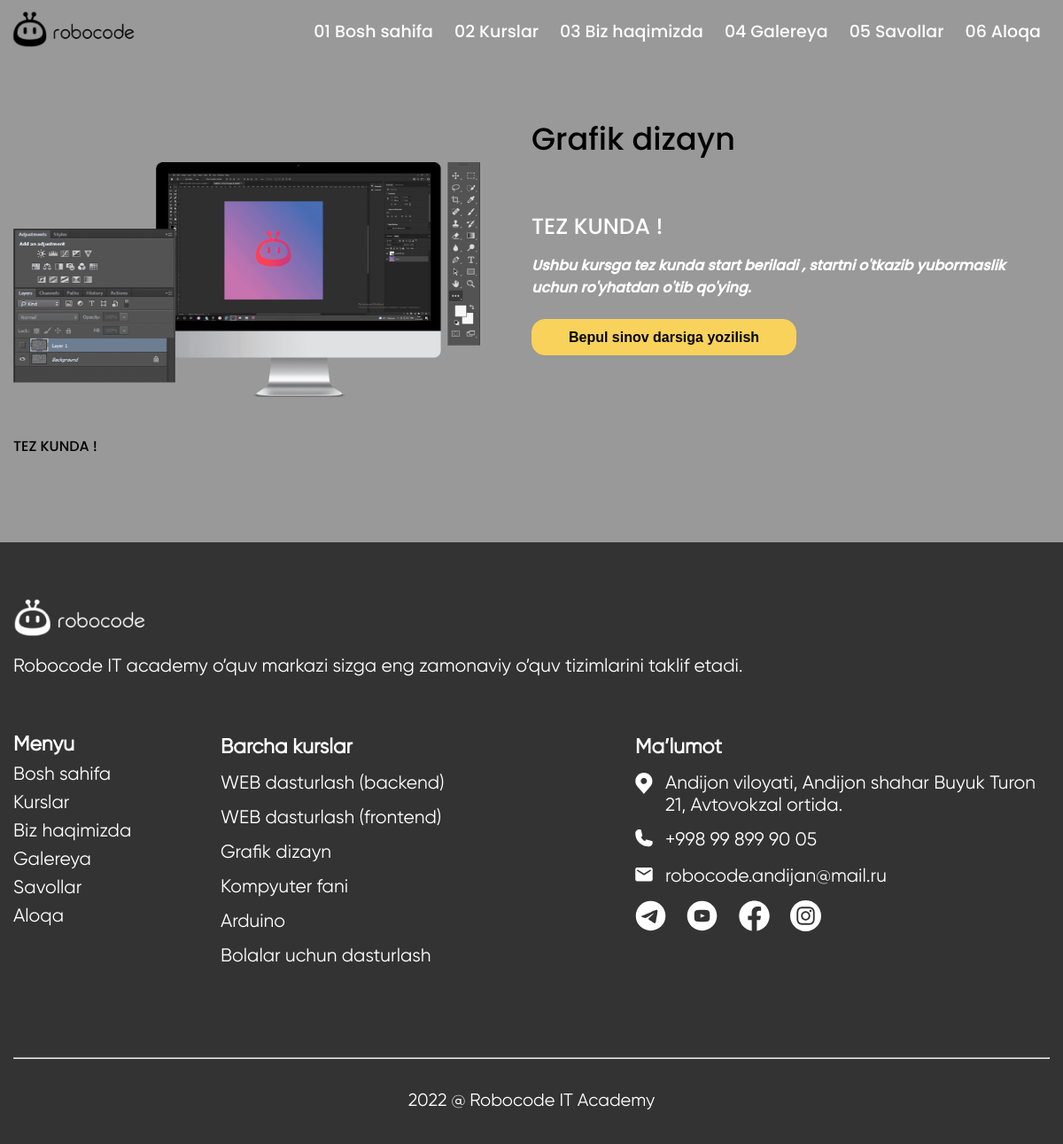
The app's page /course/grafik-dizayn/ with its own data.
### main/models.py (models this page shows, shortened)
class Course(models.Model):
    name = models.CharField("Kurs nomi", max_length=100)
    slug = models.SlugField()
    img = models.ImageField(upload_to="courses/")
    sub_title = models.CharField("Kurs nomi pasiga so'z ixtiyoriy", max_length=100, blank=True)
    about1 = RichTextField("Kurs haqida 1")
    about2 = RichTextField("Kurs haqida 2 ixtiyoriy", blank=True)
    to_students_title = models.CharField("O'quvchilar uchun matn sarlavhasi ixtiyoriy", max_length=100, blank=True)
    to_students_text = RichTextField("O'quvchilar uchun matn asosiy ixtiyoriy", blank=True)
    course_date = models.CharField("Kurs davom etish vaqti", max_length=200)
    date = models.DateTimeField(auto_now_add=True)
    class Meta:
        ordering = ['-id']

### main/views.py (the view)
# urls.py: path('course/<slug:slug>/', views.detail, name="detail"),
def detail(request, slug):
    context = {
        "course": Course.objects.get(slug=slug),
    }
    return render(request, 'detail.html', context)

### main/context_pro.py (called while the page is built)
def course(request):
    context = {
        "courses": Course.objects.all()
    }
    return context

### templates/detail.html (shortened to what this page needs)
{% extends 'base/base.html' %}
{% block link %}
<link rel="stylesheet" type="text/css" href="/static/css/main/detail/detail.css">
{% endblock %}
{% block content %}
<main>
    <article class="detail_course">
        <section class="container_lg">
            <div class="corse_title">
                <p>{{course.name}}</p>
            </div>
            <div class="course_container">
                <div class="course_img">
                    <a>
                        <img src="{{course.img.url}}" alt="{{course.name}}">
                    </a>
                </div>
                <div class="course_texts">
                    <div class="course_sub_titile course_text_size2">
                        <p>{{course.sub_title|safe}}</p>
                    </div>
                    <div class="about_course course_text_size1">
                        <p>
                            {{course.about1|safe}}
                        </p>
                    </div>
                    <div class="sign_up_btn">
                        <a onclick="openModal()">
                            <button class="course_text_size1">Bepul sinov darsiga yozilish</button>
                        </a>
                    </div>
                </div>
            </div>
            <div class="about_sub_block">
                <div class="course_date course_text_size1">
                    <p>
                        {{course.course_date|safe}}
                    </p>
                </div>
            </div>
        </section>
    </article>
</main>
{% endblock %}

### templates/base/base.html (shortened to what this page needs)
{% load static %}
<!DOCTYPE html>
<html lang="en">
<head>
	<link rel="stylesheet" type="text/css" href="/static/css/custom/custom.css">
	{% block link %}
	{% endblock %}
</head>
<body>
	<header>
		<section class="section_navbar">
			<div class="container_lg height-100">
				<nav class="navbar">
					<div class="navbar_left">
						<div class="robocode_logo">
							<a href="{% url 'main:home' %}">
								<img src="/static/images/mainpage/header/robocode.png" alt="">
							</a>
						</div>
					</div>
					<div class="navbar_right">
						<ul>
							<li>
								<a href="{% url 'main:home' %}">01 Bosh sahifa</a>
							</li>
							<li>
								<a href="{% url 'main:home' %}#courses">02 Kurslar</a>
							</li>
							<li>
								<a href="{% url 'main:home' %}#robocode_gr">03 Biz haqimizda</a>
							</li>
							<li>
								<a href="{% url 'main:gallery' %}">04 Galereya</a>
							</li>
							<li>
								<a href="{% url 'main:home' %}#asks">05 Savollar</a>
							</li>
							<li>
								<a href="{% url 'main:home' %}#connect">06 Aloqa</a>
							</li>
						</ul>
					</div>
				</nav>
			</div>
		</section>
	</header>
	{% block content %}
	{% endblock %}
	<footer>
		<article class="footer_article" id="connect">
			<section class="section_foooter">
				<div class="container_lg">
					<nav class="footer_nav">
						<div class="footer_nav_fields footer_logo_fields">
							<div class="footer_nav_logo">
								<a href="{% url 'main:home' %}">
									<img src="/static/images/mainpage/main/logo_footer.png" alt="">
								</a>
							</div>
							<div class="footer_nav_text">
								<p>
									Robocode IT academy o’quv markazi sizga eng zamonaviy o’quv tizimlarini taklif etadi.
								</p>
							</div>
						</div>
						<div class="footer_nav_fields">
							<ul>
								<li>
									<a>Menyu</a>
								</li>
								<li>
									<a href="{% url 'main:home' %}">Bosh sahifa</a>
								</li>
								<li>
									<a href="{% url 'main:home' %}#courses">Kurslar</a>
								</li>
								<li>
									<a href="{% url 'main:home' %}#robocode_gr">Biz haqimizda</a>
								</li>
								<li>
									<a href="{% url 'main:gallery' %}">
										Galereya
									</a>
								</li>
								<li>
									<a href="{% url 'main:home' %}#asks">
										Savollar
									</a>
								</li>
								<li>
									<a href="#connect">
										Aloqa
									</a>
								</li>
							</ul>
						</div>
						<div class="footer_nav_fields">
							<ul>
								<li>
									<a>Barcha kurslar</a>
								</li>
								{% for course in courses %}
									<li>
										<a href="{% url 'main:detail' course.slug %}">{{course.name}}</a>
									</li>
								{% endfor %}
							</ul>
						</div>
						<div class="footer_nav_fields">
							<ul>
								<li>
									<a>
										<span>Ma’lumot</span>
									</a>
								</li>
								<li>
									<a href="https://goo.gl/maps/sy5vBi25ZbkewAb67" target="_blank">
										<span>
										</span>
										<span>Andijon viloyati, Andijon shahar Buyuk Turon 21, Avtovokzal ortida.</span>
									</a>
								</li>
								<li>
									<a href="tel:+998 99 899 90 05">
										<span>
										</span>
										<span>+998 99 899 90 05</span>
									</a>
								</li>
								<li>
									<a href="mailto:robocode.andijan@mail.ru">
										<span>
										</span>
										<span>robocode.andijan@mail.ru</span>
									</a>
								</li>
								<li class="f_field_social">
									<a href="https://t.me/robocode_andijan" target="_blank">
									</a>
									<a href="https://www.youtube.com/results?search_query=robocode" target="_blank">
									</a>
									<a href="https://www.facebook.com/robocode.andijan/" target="_blank">
									</a>
									<a href="https://www.instagram.com/robocode.uz/" target="_blank">
									</a>
								</li>
							</ul>
						</div>
					</nav>
					<hr style="margin-top:8%;">
					<div class="text-center" style="color:#FFF; font-family:gilroy; font-size:20px; margin-top:3%;">
						<p>2022 @ Robocode IT Academy</p>
					</div>
				</div>
			</section>
		</article>
	</footer>
</body>
</html>

### staticfiles/css/custom/custom.css (style rules this page uses)
html { scroll-behavior: smooth; }
body { width:100%; height:auto; background-color:#999999; }
* { box-sizing: border-box; }
body,header,main,footer,section,div { width:100%; height:auto; }
body,h1,h2,h3,h4,h5,h6,p,section,div { margin:0 ; padding:0; }
button,input,select { outline:none; cursor: pointer; }
a { cursor: pointer; text-decoration: none; color: inherit; }
ul,li { margin:0; padding:0; list-style: none; }
.container_lg, .container_md, .container_sm { width: 100%; padding-left: 15px; padding-right: 15px; margin-left: auto; margin-right: auto; height: auto; }
.height-100 { height: 100%; }
.section_navbar { width:100%; height:70px; background-color: #999999; transition-property: top; transition-duration: 0.8s; transition-timing-function: ease; z-index:2 !important; }
.navbar { display: flex; justify-content: space-between; align-items: center; height: 100%; }
.navbar_left,.navbar_right { width: auto; }
.robocode_logo a img { width:150px; margin-left:-5%; transition-property: transform; transition-duration: 0.5s; transition-timing-function: ease; }
.navbar_right ul li { display: inline-block; color: white; font-family: robocode; font-size:20px; transition-property: color; transition-duration:0.5s; transition-timing-function: ease; }
.navbar_right ul li a { padding:8px 12px; }
.footer_article { background-color: #333333; padding: 5% 0% 3% 0%; margin-top:5%; }
.footer_nav { display: flex; }
.footer_nav_logo a img { width:150px; }
.footer_nav_text { padding-right: 20%; }
.footer_nav_text { margin-top: 3%; }
.footer_nav_fields { font-family: gilroy; color: #fff; font-size: 21px; }
.footer_nav_fields:nth-child(1) { width:30%; }
.footer_nav_fields:nth-child(2) { width:15%; }
.footer_nav_fields:nth-child(3) { width:25%; }
.footer_nav_fields:nth-child(4) { width:30%; }
.footer_nav_fields ul li:nth-child(1) { font-weight: bolder; font-size:23px; }
.footer_nav_fields ul li a { padding:3% 0%; display: flex; }
.footer_nav_fields ul li a span:nth-child(1) { padding-right:3%; }
.footer_nav_fields ul li a svg { width:20px; }
.f_field_social { display: flex; }
.f_field_social a { width: auto; padding-right: 5% !important; }
.f_field_social a svg { width: 35px !important; }
.text-center { text-align: center; }
@media (max-width: 1300px) { .navbar_right ul li { font-size:19px; } }
@media (max-width: 1300px) { .navbar_right ul li a { padding:7px 10px; } }
@media (max-width: 1300px) { .footer_nav { flex-wrap: wrap; } }
@media (max-width: 1300px) { .footer_nav_fields:nth-child(1) { width:100%; margin-bottom: 5%; } }
@media (max-width: 1300px) { .footer_nav_fields:nth-child(2) { width:20%; } }
@media (max-width: 1300px) { .footer_nav_fields:nth-child(3) { width:40%; } }
@media (max-width: 1300px) { .footer_nav_fields:nth-child(4) { width:40%; } }
@media (max-width: 1300px) { .footer_nav_fields ul li a { padding:1.5% 0%; } }
@media (max-width: 1300px) { .footer_nav_text { padding-right: 0%; margin-top: 1%; } }
@media (min-width: 576px) { .container_lg { max-width: 720px; } }
@media (min-width: 768px) { .container_lg { max-width: 930px; } }
@media (min-width: 992px) { .container_lg { max-width: 1110px; } }
@media (min-width: 1200px) { .container_lg { max-width: 1300px; } }

### staticfiles/css/main/detail/detail.css (style rules this page uses)
.detail_course { padding:5% 0% 3% 0%; font-family: robocode; }
.corse_title { width: 50%; float: right; font-size: 45px; }
.course_container { display: flex; align-items: center; }
.course_img,.course_texts { width: 50%; color:#fff; }
.course_img { padding-right: 5%; }
.course_img a img { width: 100%; }
.about_course { margin:2% 0% 4% 0%; }
.sign_up_btn a button { border: none; padding:1.8% 7%; background-color: #F8D25A; color:#000; border-radius:15px; border:1px solid #F8D25A; font-weight: bolder; transition-property:background-color,border, color; transition-duration:0.5s; transition-timing-function: ease; }
.about_sub_block { margin-top:3%; }
.course_date { margin-top:3%; }
.course_text_size1 { font-size:18px; }
.course_text_size2 { font-size:30px; }
@media (max-width: 1300px) { .corse_title { font-size:35px; } }
@media (max-width: 1300px) { .course_text_size1 { font-size:16px; } }
@media (max-width: 1300px) { .course_text_size2 { font-size:25px; } }

### records on screen
Course: name "Grafik dizayn", img (picture), sub_title "TEZ KUNDA !", about1 "Ushbu kursga tez kunda start beriladi , startni o'tkazib yubormaslik uchun ro'yhatdan o'tib qo'ying.", course_date "TEZ KUNDA !"
Course: name "WEB dasturlash (backend)"
Course: name "WEB dasturlash (frontend)"
Course: name "Kompyuter fani"
Course: name "Arduino"
Course: name "Bolalar uchun dasturlash"
